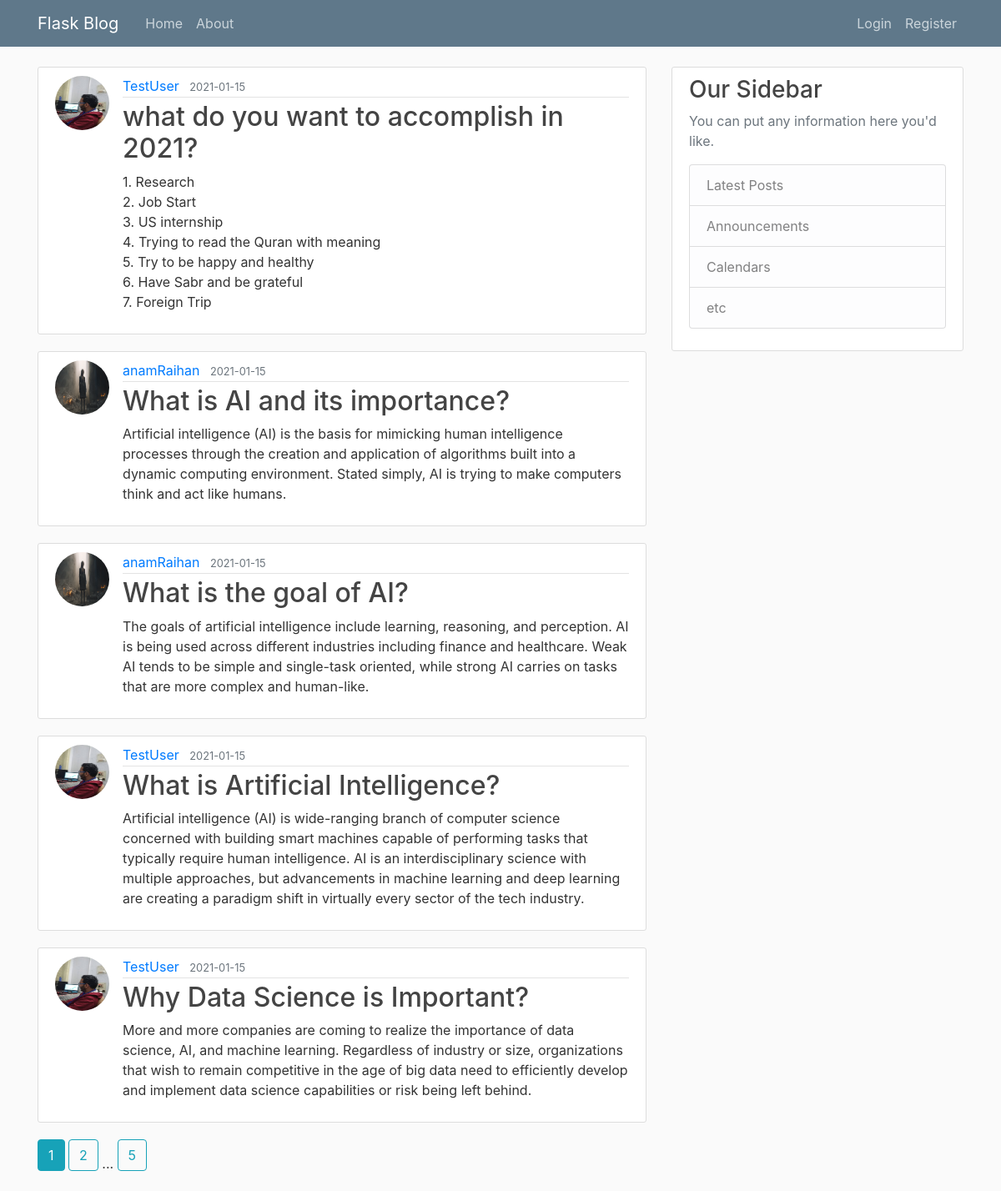
Page /home on the earlier database version.
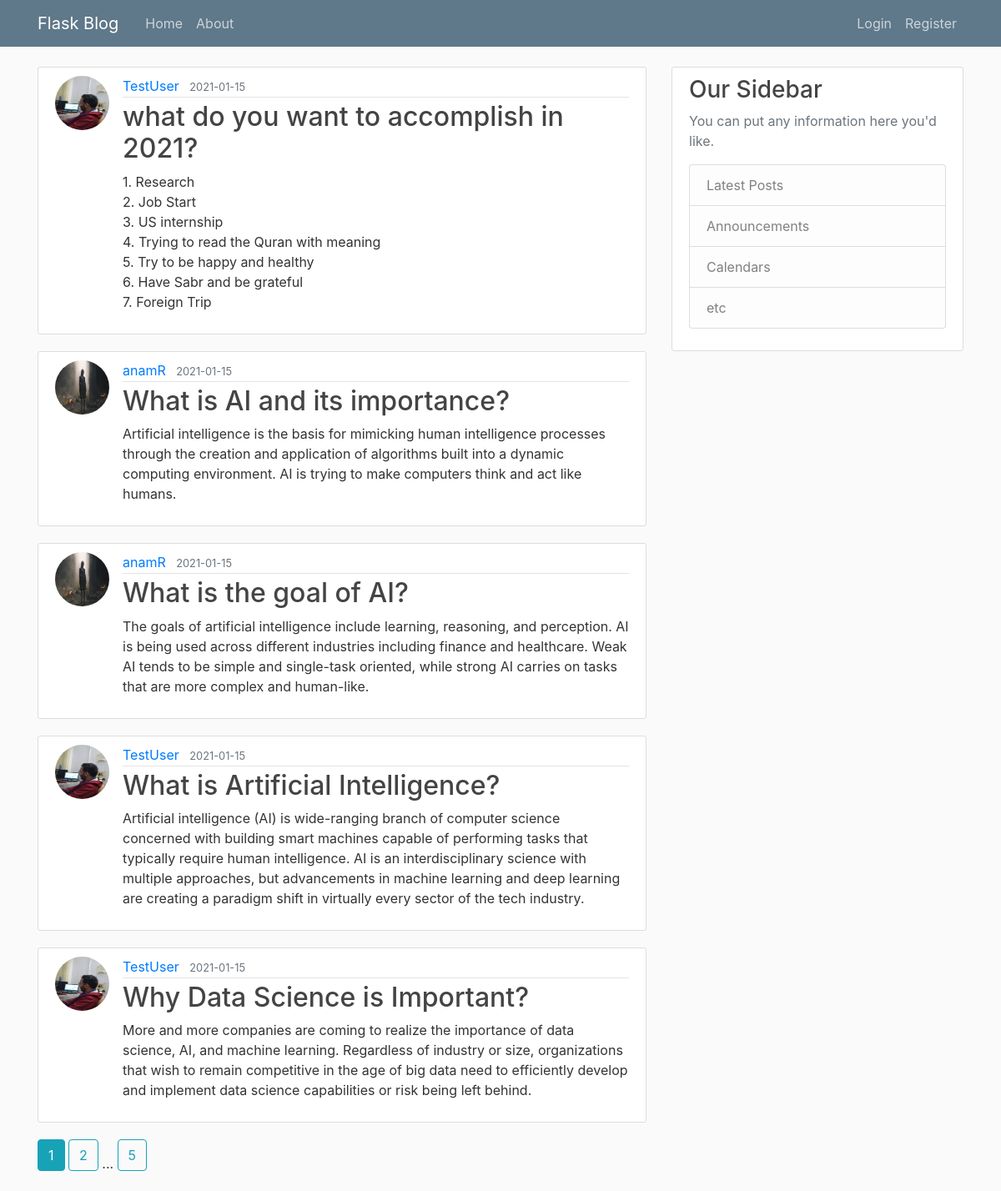
Same page on the later database version.
### flaskblog/models.py (models this page shows, shortened)
class Post(db.Model):
	id = db.Column(db.Integer, primary_key=True)
	title = db.Column(db.String(100), nullable=False)
	date_posted = db.Column(db.DateTime, nullable=False, default=datetime.utcnow)
	content = db.Column(db.Text, nullable=False)
	user_id = db.Column(db.Integer,db.ForeignKey('user.id'), nullable=False)

class User(db.Model, UserMixin):
	id = db.Column(db.Integer, primary_key=True)
	username = db.Column(db.String(20), unique=True, nullable=False)
	email = db.Column(db.String(120), unique=True, nullable=False)
	image_file = db.Column(db.String(20), nullable=False, default='default.jpg')
	password = db.Column(db.String(60), nullable=False)
	posts = db.relationship('Post', backref='author', lazy=True)

### flaskblog/main/routes.py (the view)
@main.route("/")
@main.route("/home")
def home():
    page = request.args.get('page', 1, type=int)
    posts = Post.query.order_by(Post.date_posted.desc()).paginate(page=page, per_page=5)
    return render_template('home.html', posts=posts)

### flaskblog/templates/home.html
{% extends "layout.html" %}
{% block content %}
	{% for post in posts.items %}
	<article class="media content-section">
		<img class = "rounded-circle article-img" src="{{ url_for('static', filename='profile_pics/' + post.author.image_file)}}">
		<div class="media-body">
			<div class="article-metadata">
				<a class="mr-2" href="{{ url_for('users.user_posts', username= post.author.username) }}">{{ post.author.username }}</a>
				<small class="text-muted">{{ post.date_posted.strftime('%Y-%m-%d') }}</small>
			</div>
			<h2><a class="article-title" href="{{ url_for('posts.post', post_id=post.id) }}">{{ post.title }}</a></h2>
			<p class="article-content">{{ post.content }}</p>
		</div>
	</article>
	{% endfor %}
	{% for page_num in posts.iter_pages(left_edge=1, right_edge=1, left_current=1, right_current=2) %}
		{% if page_num %}
			{% if posts.page == page_num %}
				<a class="btn btn-info mb-4"href="{{url_for('main.home',page=page_num)}}">{{ page_num }}</a>
			{% else %}
				<a class="btn btn-outline-info mb-4"href="{{url_for('main.home',page=page_num)}}">{{ page_num }}</a>
			{% endif %}
		{% else %}
				...
		{% endif %}
	{% endfor %}
{% endblock content %}

Differences in the rows shown:
changed Post "What is AI and its importance?": author.username "anamRaihan" → "anamR"; content "Artificial intelligence (AI) is the basis for mimicking human intelligence processes through the creation and application of algorithms built into a dynamic computing environment. Stated simply, AI is trying to…" → "Artificial intelligence is the basis for mimicking human intelligence processes through the creation and application of algorithms built into a dynamic computing environment. AI is trying to…"
changed through a linked row, Post "What is the goal of AI?": author.username "anamRaihan" → "anamR"
